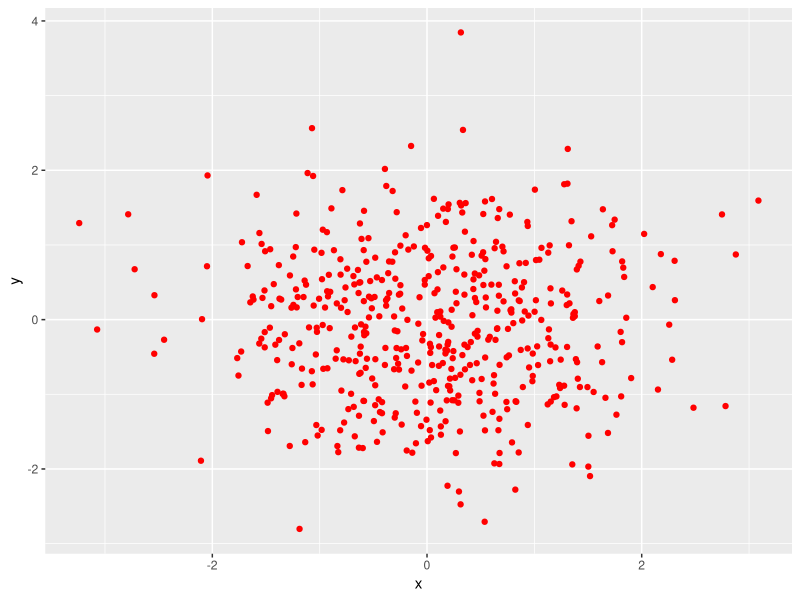
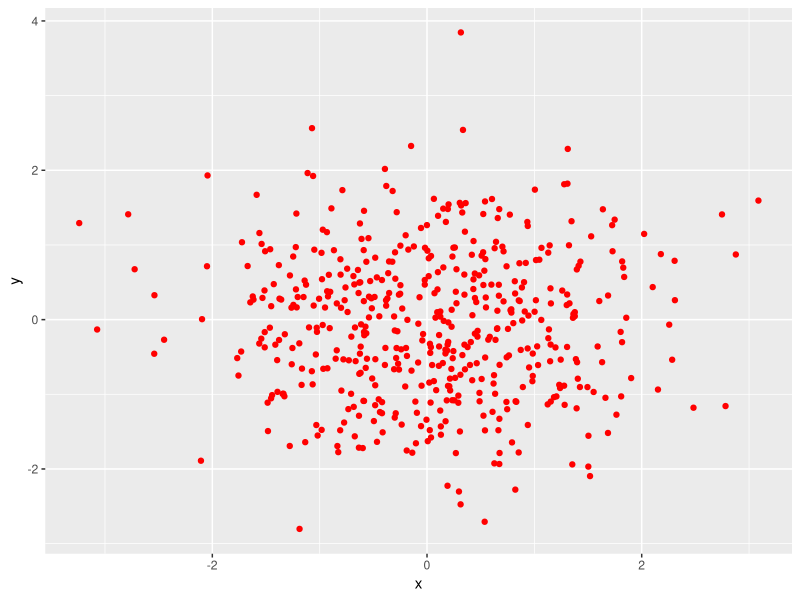

Recreate these plots in R, in order.
## ---- chunk 1
knitr::opts_chunk$set(echo = TRUE)

library(tidyverse)
## ---- chunk 2
p1_df = tibble(
  sample = rnorm(8),
  gr_th_0 = sample > 0, 
  vec_char = c("My", "complete", "full", "name", "is", "Jane", "Reed", "Doe"),
  vec_factor = factor(c("Green", "Red", "Red", "Blue", "Green", "Green", "Blue", "Blue"))
)


mean(pull(p1_df, sample))

mean(pull(p1_df, gr_th_0))

mean(pull(p1_df, vec_char))

mean(pull(p1_df, vec_factor))
## ---- chunk 3
gr_th_0_num = as.numeric(pull(p1_df, gr_th_0))

gr_th_0_num*(pull(p1_df, sample))



vec_char_num = as.numeric(pull(p1_df, vec_char))

##vec_char_num*(pull(p1_df, vec_char))##



vec_factor_num = as.numeric(pull(p1_df, vec_factor))

vec_factor_num*(pull(p1_df, vec_factor))
## ---- chunk 4
p2_df = tibble(
  x = rnorm(500),
  y = rnorm(500),
  gr_th_1 = x + y > 1,
  num_vec = as.numeric(gr_th_1)
)

## ---- chunk 5
ggplot(p2_df, aes(x = x, y = y)) + geom_point(color = "red")

ggsave("p2_df.png")
